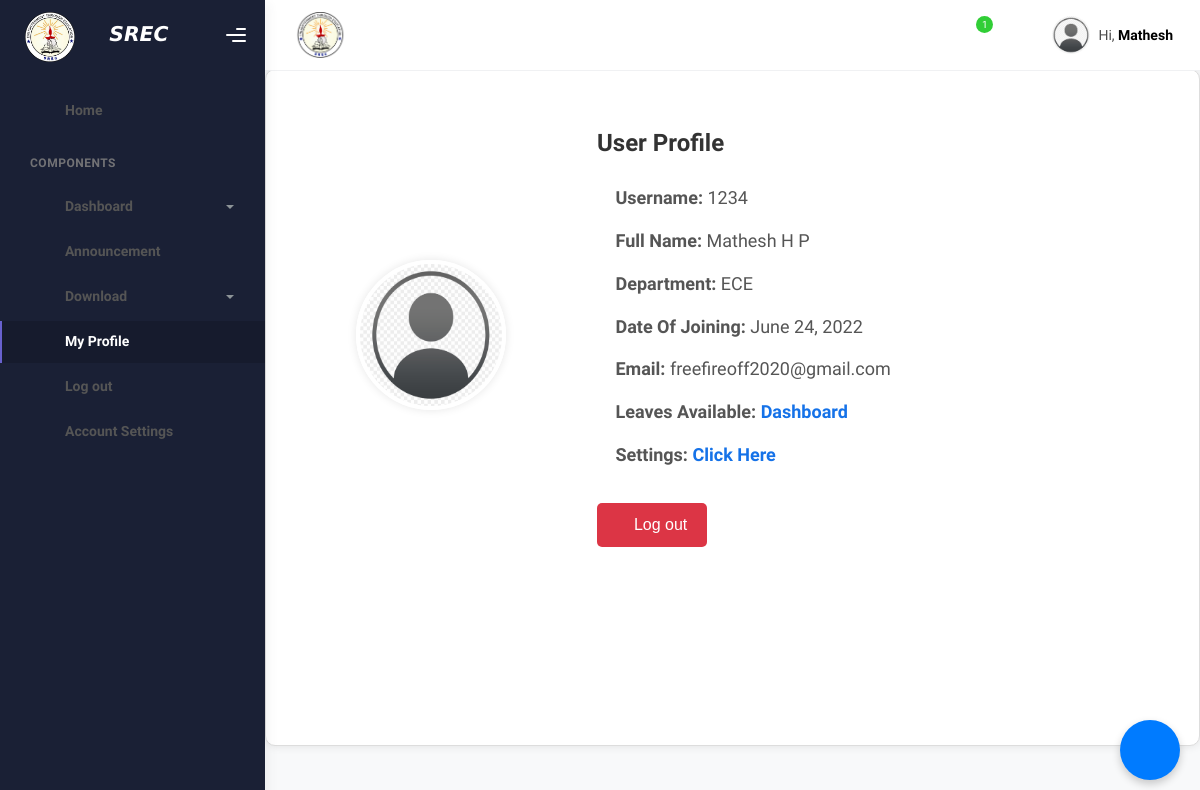
Before: /profile/ (signed in) with the older database file.
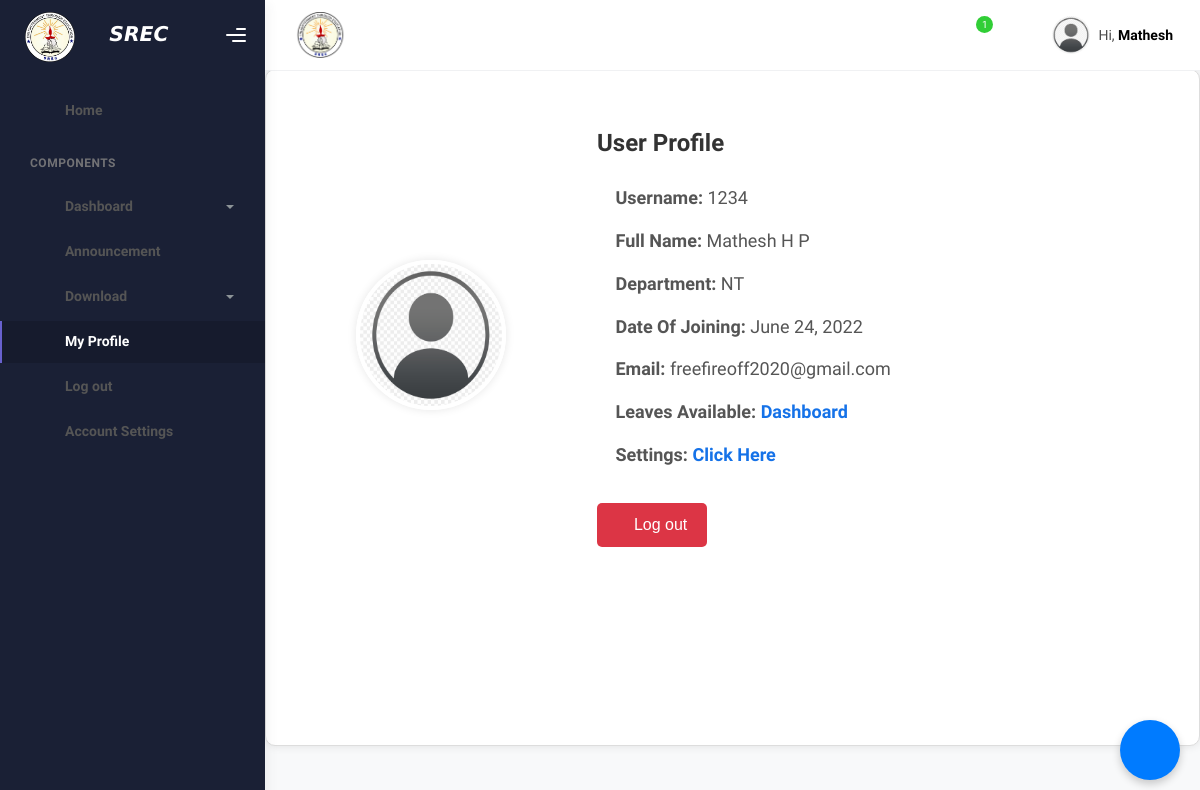
After: the same page with the newer database file.
### lms/models.py (models this page shows, shortened)
class StaffDetails(models.Model):
    user = models.OneToOneField(User, on_delete=models.CASCADE)
    username_copy = models.CharField(max_length=150, blank=True, null=True)
    first_name = models.CharField(max_length=100)
    last_name = models.CharField(max_length=100)
    department = models.CharField(max_length=100)
    doj = models.DateField()  # Date of joining
    otp = models.IntegerField(default=0)
    casual_leave_avail = models.IntegerField(default=0)
    LOP_leave_avail = models.IntegerField(default=0)
    CH_leave_avail = models.IntegerField(default=0)
    medicalLeave_avail = models.IntegerField(default=0)
    earnLeave_avail = models.IntegerField(default=0)
    vaccationLeave_avail = models.IntegerField(default=0)
    specialOnduty_avail = models.IntegerField(default=0)
    onDutye_avail = models.IntegerField(default=0)
    notification_display  = models.BooleanField(default=False)
    notification_message = models.CharField(max_length=100,default='')
    is_principal = models.BooleanField(default = False)
    def save(self, *args, **kwargs):
        self.username_copy = self.user.username
        if self.department:
            self.department = self.department.upper()
        super().save(*args, **kwargs)

### lms/views.py (the view)
# urls.py: path('profile/',profile,name='Profile'),
@login_required
def profile(request):
    specific_context = {
         'firstname':request.user.first_name,
         'lastname':request.user.last_name,
         'Department':StaffDetails.objects.get(username_copy = request.user.username).department,
         'Doj':StaffDetails.objects.get(username_copy = request.user.username).doj,
         'staff_id':request.user.username
    }
    user_common_context = get_user_common_context(request)
    context = merge_contexts(user_common_context,specific_context)
    return render(request, 'profile.html',context)

### lms/views.py (called while the page is built)
def get_user_common_context(request):
    staff_notification = StaffDetails.objects.get(username_copy = request.user.username)
    if staff_notification.notification_display:
        answer = True
        notification_message= staff_notification.notification_message
        staff_notification.notification_display = False
        staff_notification.save()
    else:
        answer = False
        notification_message = None
    user_common_context = {
        'notify':answer,
        'notification_message':notification_message,
        'bell_message' : StaffDetails.objects.get(username_copy = request.user.username).notification_message,
        'username': request.user.first_name,
        'email': request.user.email,
    }
    return user_common_context

def merge_contexts(common_context, specific_context):
    context = common_context.copy()
    context.update(specific_context)
    return context

### lms/templates/profile.html (shortened to what this page needs)
<!DOCTYPE html>
<html lang="en">
  <head>
    <link rel="stylesheet" href="../static/assets/css/bootstrap.min.css" />
    <link rel="stylesheet" href="../static/assets/css/plugins.min.css" />
    <link rel="stylesheet" href="../static/assets/css/kaiadmin.min.css" />
    <link rel="stylesheet" href="../static/assets/css/demo.css" />
  </head>
  <body>
    <div class="wrapper">
      <div class="sidebar" data-background-color="dark" id="sidebar">
        <div class="sidebar-logo">
          <div class="logo-header" data-background-color="dark">
            <div class="logo" id="logo">
                <a href="{% url 'Home' %}" class="laptop-logo">
                    <img src="../static/assets/img/kaiadmin/sreclogo.jpg" alt="Navbar Brand" height="50">
                    <span style="color: white; padding-left: 30px; font-size: larger;">𝙎𝙍𝙀𝘾</span>
                </a>
          </div>
            <div class="nav-toggle">
              <button class="btn btn-toggle toggle-sidebar">
                <i class="gg-menu-right"></i>
              </button>
            </div>
          </div>
        </div>
        <div class="sidebar-wrapper scrollbar scrollbar-inner">
          <div class="sidebar-content">
            <ul class="nav nav-secondary">
              <li class="nav-item ">
                <a href="{% url 'Home' %}" class="collapsed">
                  <i class="fas fa-home"></i>
                  <p>Home</p>
                </a>
              </li>
              <li class="nav-section">
                <h4 class="text-section">Components</h4>
              </li>
              <li class="nav-item">
                <a data-bs-toggle="collapse" href="#tables">
                  <i class="fas fa-table"></i>
                  <p>Dashboard</p>
                  <span class="caret"></span>
                </a>
              </li>
              <li class="nav-item">
                <a  href="{% url 'Announcement' %}">
                  <i class="fas fa-bullhorn"></i>
                  <p>Announcement</p>
                </a>
              </li>
              <li class="nav-item">
                <a data-bs-toggle="collapse" href="#maps">
                  <i class="fas fa-download"></i>
                  <p>Download</p>
                  <span class="caret"></span>
                </a>
              </li>
              <li class="nav-item active">
                <a  href="{% url 'Profile' %}">
                  <i class="fas fa-user"></i>
                  <p>My Profile</p>
                </a>
              </li>
              <li class="nav-item">
                <a href="#" class="nav-link" onclick="logout(event)">
                  <i class="fas fa-sign-out-alt"></i>
                  <p>Log out</p>
                </a>
              </li>
              <li class="nav-item">
                <a  href="{% url 'AccountSettings' %}">
                  <i class="fas fa-cogs"></i>
                  <p>Account Settings</p>
                </a>
              </li>
             </ul>
          </div>
        </div>
      </div>
      <div class="main-panel">
        <div class="main-header">
          <nav
            class="navbar navbar-header navbar-header-transparent navbar-expand-lg border-bottom"
          >
            <div class="container-fluid">
              <nav
                class="navbar navbar-header-left navbar-expand-lg navbar-form nav-search p-0 d-none d-lg-flex"
              >
              <a href="{%url 'Home' %}" class="logo">
                <img
                  src="../static/assets/img/kaiadmin/logo.png"
                  alt="navbar brand"
                  class="navbar-brand"
                  height="55"
                />
              </a>
              </nav>
              <ul class="navbar-nav topbar-nav ms-md-auto align-items-center">
                <li class="nav-item topbar-icon dropdown hidden-caret">
                  <a
                    class="nav-link dropdown-toggle"
                    href="#"
                    id="notifDropdown"
                    role="button"
                    data-bs-toggle="dropdown"
                    aria-haspopup="true"
                    aria-expanded="false"
                  >
                    <i class="fa fa-bell"></i>
                    {% if bell_message %}
                      <span class="notification">1</span>
                    {% endif %}
                  </a>
                </li>
                <li class="nav-item topbar-icon dropdown hidden-caret">
                  <a
                    class="nav-link"
                    data-bs-toggle="dropdown"
                    href="#"
                    aria-expanded="false"
                  >
                    <i class="fas fa-layer-group"></i>
                  </a>
                </li>
                <li class="nav-item topbar-user dropdown hidden-caret">
                  <a
                    class="dropdown-toggle profile-pic"
                    data-bs-toggle="dropdown"
                    href="#"
                    aria-expanded="false"
                  >
                    <div class="avatar-sm">
                      <img
                        src="../static/assets/img/no.png"
                        alt="..."
                        class="avatar-img rounded-circle"
                      />
                    </div>
                    <span class="profile-username">
                      <span class="op-7">Hi,</span>
                      <span class="fw-bold">{{firstname}}</span>
                    </span>
                  </a>
                </li>
              </ul>
            </div>
          </nav>
        </div>
<div class="container">
  <div class="page-inner">
    <div class="row align-items-center" style="padding-top: 30px;">
        <div class="col-md-4 profile--image">
            <img src="../static/assets/img/no.png" alt="Profile Picture"><br>
        </div>
        <div class="col-md-8">
            <h5 class="card-title">User Profile</h5>
            <p><i class="fas fa-user"></i> <strong> Username:</strong> {{staff_id}}</p>
            <p><i class="fas fa-id-badge"></i> <strong> Full Name:</strong> {{firstname}} {{lastname}}</p>
            <p><i class="fas fa-building"></i> <strong> Department:</strong> {{Department}}</p>
            <p><i class="fas fa-calendar-alt"></i> <strong> Date Of Joining:</strong> {{Doj}}</p>
            <p><i class="fas fa-envelope"></i> <strong> Email:</strong> {{email}}</p>
            <p><i class="fas fa-table"></i><strong> Leaves Available: <a href="{% url 'CardDashboard' %}">
              <span class="sub-item">Dashboard</span>
            </a></strong></p>
            <p><i class="fas fa-cogs"></i><strong> Settings: <a href="{% url 'AccountSettings' %}">
              <span class="sub-item">Click Here</span>
            </a></strong></p><br>
            <form action="{% url 'Logout' %}" method="post">
              <button type="submit" class="btn btn-logout">
                  <i class="fas fa-sign-out-alt"></i> Log out
              </button>
          </form>
        </div>
        <a href="mailto:srecfms@gmail.com?subject=Support%20Assistance&body=Describe%20your%20issue%20here">
          <div class="support-icon" id="supportIcon">
              <i class="fas fa-headset"></i>
          </div>
      </a>
    </div>
  </div>
</div>
  </body>
</html>

### lms/templates/profile.html (style rules this page uses)
.logo a { display: none; }
@media (min-width: 769px) { .logo a.laptop-logo { display: block; } }
.support-icon { position: fixed; bottom: 20px; right: 20px; width: 60px; height: 60px; background-color: #007bff; color: white; border-radius: 50%; display: flex; justify-content: center; align-items: center; box-shadow: 0 4px 8px rgba(0, 0, 0, 0.2); cursor: pointer; transition: background-color 0.3s; }
.support-icon i { font-size: 24px; }
body { background-color: #f8f9fa; font-family: Arial, sans-serif; }
.container { max-width: 600px; margin: 100px auto; padding: 20px; border: 1px solid #ddd; border-radius: 10px; box-shadow: 0 0 10px rgba(0, 0, 0, 0.1); background-color: #fff; overflow: hidden; animation: slide-up 0.5s ease-out; }
.profile--image { text-align: center; }
.profile--image img { width: 150px; height: 150px; border-radius: 50%; border: 4px solid #fff; box-shadow: 0 0 10px rgba(0, 0, 0, 0.1); transition: transform 0.3s; }
.card-title { font-size: 24px; font-weight: bold; color: #333; margin-bottom: 20px; }
p { margin-bottom: 10px; font-size: 18px; color: #555; }
.btn-logout { background-color: #dc3545; color: #fff; border: none; padding: 10px 20px; font-size: 16px; border-radius: 5px; cursor: pointer; transition: background-color 0.3s; }

Changed rows visible on the page:
changed StaffDetails: department "ECE" → "NT"
